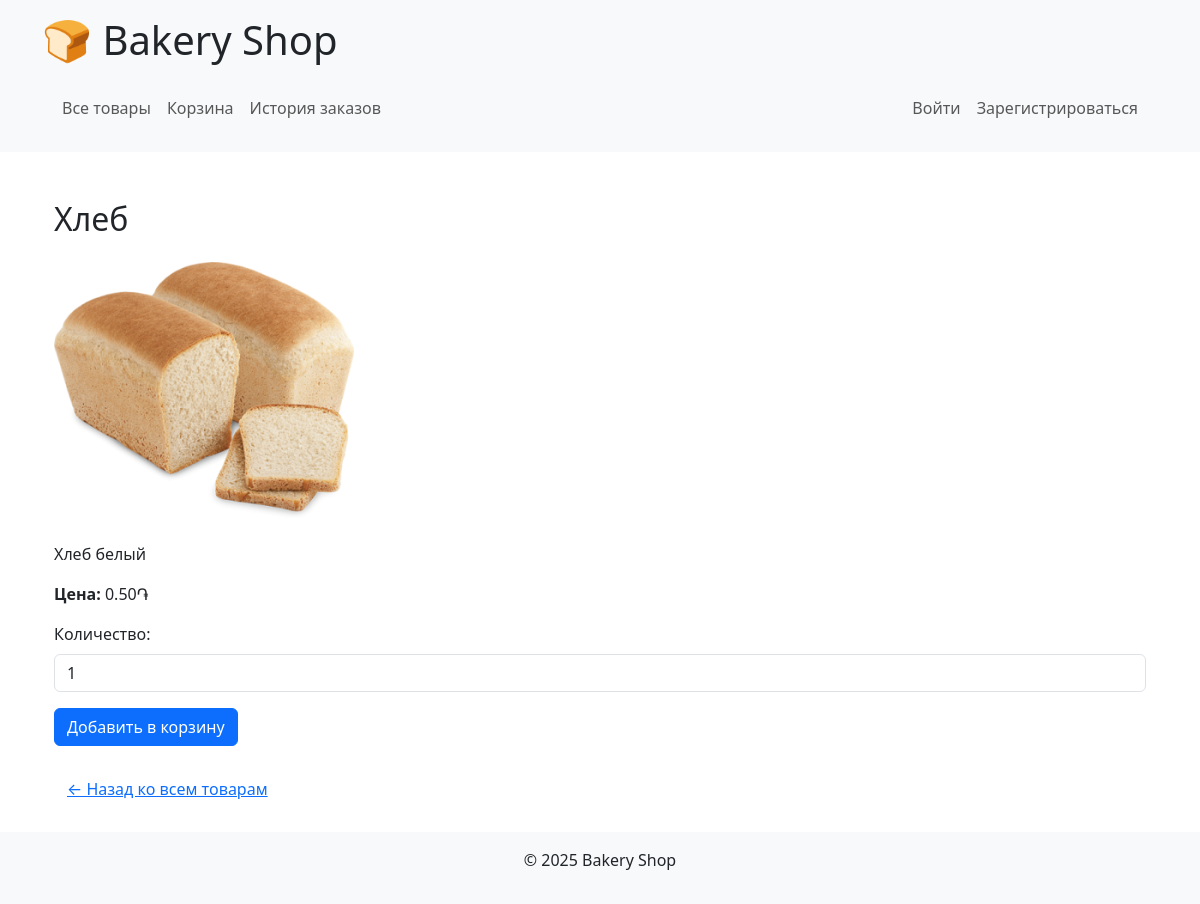
The app's page /bakery/product/1/, older data.
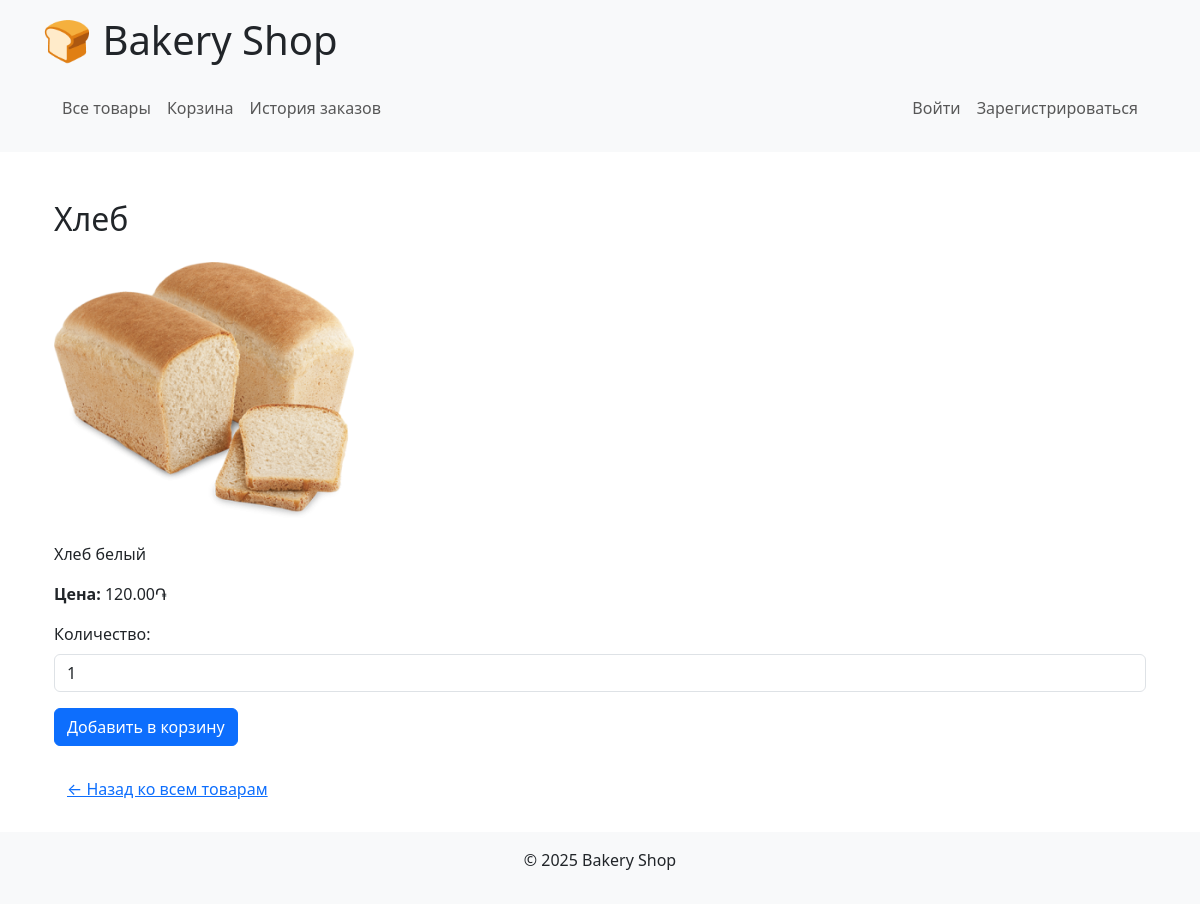
The same page, newer data.
### bakery/models.py (models this page shows, shortened)
class Product(models.Model):
    category = models.ForeignKey(Category, on_delete=models.CASCADE, related_name='products', null=True)
    name = models.CharField(max_length=100)
    description = models.TextField()
    price = models.DecimalField(max_digits=10, decimal_places=2)
    image = models.ImageField(upload_to='products/')
    created_at = models.DateTimeField(auto_now_add=True)

### bakery/views.py (the view)
# urls.py: path('product/<int:pk>/', views.product_detail, name='product_detail'),
def product_detail(request, pk):
    product = get_object_or_404(Product, pk=pk)
    return render(request, 'bakery/product_detail.html', {'product': product})

### bakery/Templates/bakery/product_detail.html (shortened to what this page needs)
{% extends 'bakery/base.html' %}
{% block content %}
<div class="container mt-5">
    <h2 class="mb-4">{{ product.name }}</h2>
    {% if product.image %}
        <div class="mb-4">
            <img src="{{ product.image.url }}" alt="{{ product.name }}" class="img-fluid" style="max-width: 300px;">
        </div>
    {% endif %}
    <p>{{ product.description }}</p>
    <p><strong>Цена:</strong> {{ product.price }}֏</p>
    <form method="post" action="{% url 'add_to_cart' product.id %}" class="mb-4">
        <div class="mb-3">
            <label for="quantity" class="form-label">Количество:</label>
            <input type="number" name="quantity" value="1" min="1" id="quantity" class="form-control" required>
        </div>
        <button type="submit" class="btn btn-primary">Добавить в корзину</button>
    </form>
    <a href="{% url 'product_list' %}" class="btn btn-link">← Назад ко всем товарам</a>
</div>
{% endblock %}

Row changes from the older to the newer data that the page shows:
changed Product "Хлеб": price "0.50" → "120.00"
